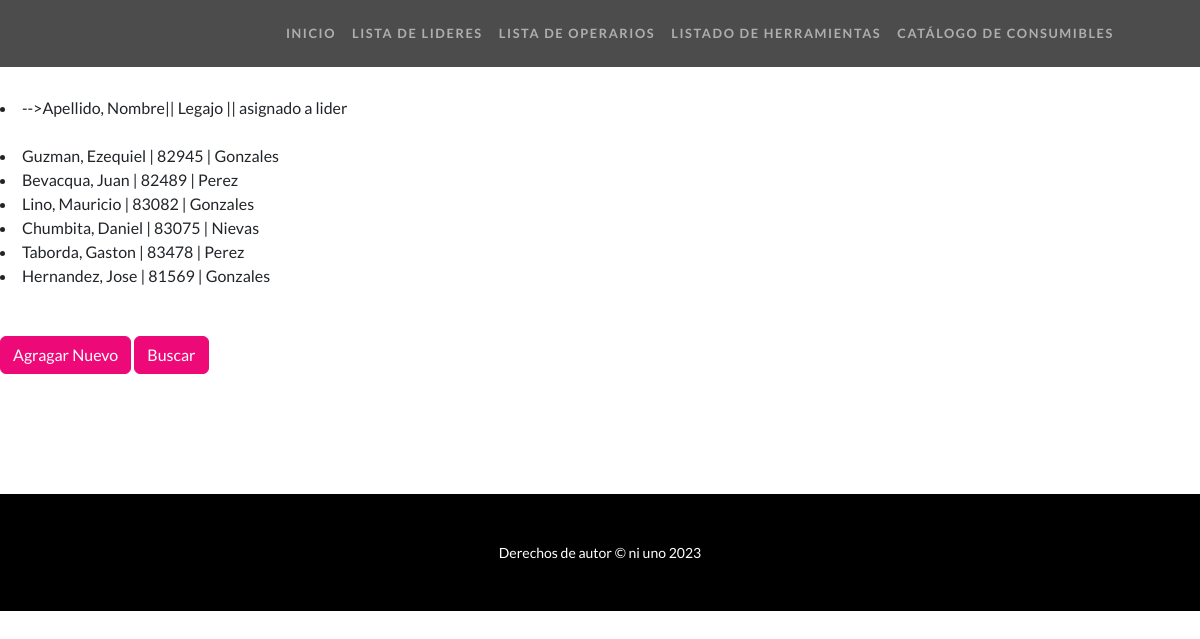
/operarios/, run on the app's committed database.
### taller/models.py (models this page shows)
class Operario(models.Model):
    nombre      = models.CharField(max_length=50)
    apellido    = models.CharField(max_length=50)
    legajo      = models.IntegerField()
    lider       = models.CharField(max_length=50, null=False, blank=False)
    funcion     = models.TextField()
    descripcion = models.TextField(default='descripción adicional')
    def __str__(self) -> str:
        return self.apellido + ', ' + self.nombre+ ' | ' + str(self.legajo) + ' | ' + self.lider

### taller/views.py (the view)
# urls.py: path('operarios/', views.leerOperarios, name="Operarios"),
def leerOperarios(request):
    operarios = Operario.objects.all()
    contexto = {"Operarios": operarios}
    return render(request, "taller/operarios.html", contexto)

### taller/templates/taller/operarios.html (shortened to what this page needs)
{% extends 'taller/base.html' %}
{% load static %}
{% block main %}
<br/><br/><br/><br/>
<li>-->Apellido, Nombre|| Legajo || asignado a lider </li>
<br/>
<body>
    {% for operario in Operarios %}
    <li>{{operario}}</li>
    {% endfor %}
    <br/><br/>
    <a class="btn btn-primary" href="{%url 'NuevoOperario'%}" role="button">Agragar Nuevo</a>
    <a class="btn btn-primary" href="{%url 'BuscaOperario'%}" role="button">Buscar</a><br/>
</body>
<br/><br/><br/><br/><br/>
{% endblock main %}

### data on the page
Operario: apellido+nombre+legajo "Guzman, Ezequiel | 82945 | Gonzales"
Operario: apellido+nombre+legajo "Bevacqua, Juan | 82489 | Perez"
Operario: apellido+nombre+legajo "Lino, Mauricio | 83082 | Gonzales"
Operario: apellido+nombre+legajo "Chumbita, Daniel | 83075 | Nievas"
Operario: apellido+nombre+legajo "Taborda, Gaston | 83478 | Perez"
Operario: apellido+nombre+legajo "Hernandez, Jose | 81569 | Gonzales"
